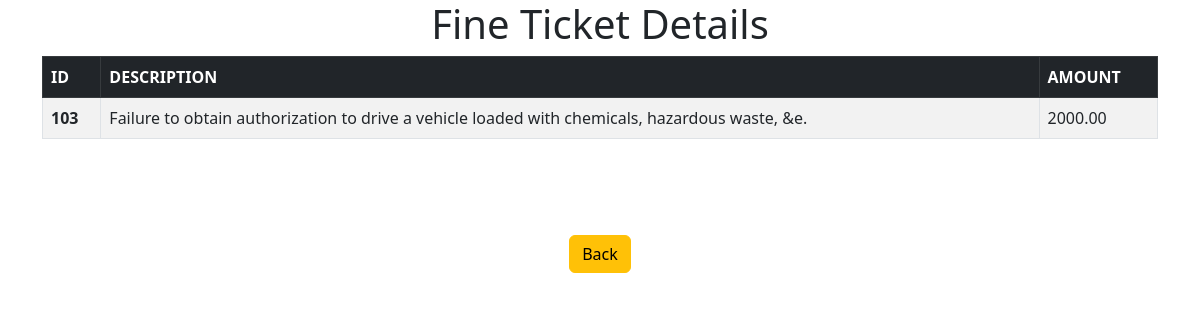
The page /admin/fines/view_fine.php?fine_id=103 on the database its author committed.
### tables this page shows
CREATE TABLE FINE_TICKETS(FINE_ID INTEGER PRIMARY KEY AUTO_INCREMENT,FINE_DESCRIPTION VARCHAR(255) NOT NULL,
FINE_AMOUNT DECIMAL(10,2) NOT NULL);

### admin/fines/view_fine.php (the view, shortened to what this page needs)
<?php include "../../connection.php"?>
<!DOCTYPE html>
<html lang="en">
<head>
    <link href="https://cdn.jsdelivr.net/npm/bootstrap@5.2.2/dist/css/bootstrap.min.css" rel="stylesheet">
</head>
<body>
<h1 class="text-center">Fine Ticket Details</h1>
    <div class="container">
        <table class="table table-striped table-bordered table-hover">
            <thead class="table-dark">
                <tr>
                    <th  scope="col">ID</th>
                    <th  scope="col">DESCRIPTION</th>
                    <th  scope="col">AMOUNT</th>
                </tr>
            </thead>
            <tbody>
                <?php
                    if (isset($_GET['fine_id']))
                    {
                        $fine_id = $_GET['fine_id'];
                        $query="SELECT * FROM FINE_TICKETS WHERE FINE_ID = {$fine_id} ";
                        $view_fine= mysqli_query($conn,$query);
                        while($row = mysqli_fetch_assoc($view_fine))
                        {
                            $id = $row['FINE_ID'];
                            $desc = $row['FINE_DESCRIPTION'];
                            $amt = $row['FINE_AMOUNT'];
                            echo "<tr >";
                            echo "  <th scope='row' >{$id}</th>";
                            echo "  <td > {$desc}</td>";
                            echo "  <td >{$amt} </td>";
                            echo "</tr >";
                        }
                    }
                ?>
            </tbody>
        </table>
    </div>
    <div class="container text-center mt-5">
        <a href="view_all_fine.php" class="btn btn-warning mt-5"> Back </a>
</body>
</html>

### rows shown on the page
fine_tickets: FINE_ID "103", FINE_DESCRIPTION "Failure to obtain authorization to drive a vehicle loaded with chemicals, hazardous waste, &e.", FINE_AMOUNT "2000.00"
